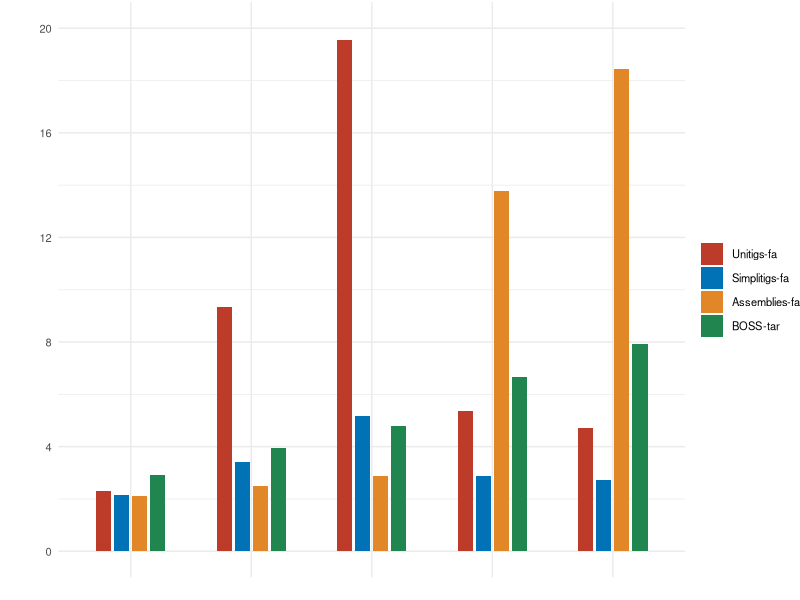

The R source for this figure: (Note: this script raises an error after producing the figure.)
#!/usr/bin/env Rscript

library(tidyverse)
library(ggsci)

w <- 6.75
h <- 3

bw <- 0.5
bd <- 0.6

theme_set(
  theme_minimal(base_family = 'Helvetica') +
    theme(
      legend.title = element_blank(),
      legend.margin = unit(x = c(0, 0, 0, 0), units = "mm"),
      plot.margin = unit(c(1.5, 0.0, 0.0, 15), "pt"),
      plot.background = element_rect(colour = "white"),
      text = element_text(size = 10),
      #panel.grid.minor = element_blank(),
      axis.text.x = element_blank()
      #axis.text.x = element_text(angle = 45)
    )
)

scale_fill_discrete <- function(...) {
  scale_fill_nejm(...)
}


df0 <- read_tsv("preprocessed_results.tsv") %>%
  mutate(method = str_replace(method, "unitigs", "Unitigs-fa")) %>%
  mutate(method = str_replace(method, "simplitigs", "Simplitigs-fa")) %>%
  mutate(method = str_replace(method, "assembly", "Assemblies-fa")) %>%
  mutate(method = str_replace(method, "boss", "BOSS-tar")) %>%
  mutate(method = factor(method, levels = c(
    "Unitigs-fa", "Simplitigs-fa", "Assemblies-fa", "BOSS-tar"
  )))

df1 <- df0 %>%
  filter(grepl('(pneumo|ngono|bombyx|hg)', experiment)) %>%
  mutate(experiment = factor(
    experiment,
    levels = c(
      "spneumoniae",
      "bombyx",
      "hg38",
      "pangenome-spneumoniae",
      "pangenome-ngonorrhoeae"
    )
  ))


df18 <- df1 %>%
  filter(compressed == T, k == 18)

df31 <- df1 %>%
  filter(compressed == T, k == 31)

df.18.31 <- df1 %>%
  filter(compressed == T) %>%
  select(-size,-kmers,-compressed) %>%
  spread(k, bits_per_kmer) %>%
  rename(`k18` = `18`, `k31` = `31`)

df.18.all <- df1 %>%
  filter(k == 18) %>%
  select(-size,-kmers,-k) %>%
  spread(compressed, bits_per_kmer) %>%
  rename(`compressed` = `TRUE`, `uncompressed` = `FALSE`)

df.31.all <- df1 %>%
  filter(k == 31) %>%
  select(-size,-kmers,-k) %>%
  spread(compressed, bits_per_kmer) %>%
  rename(`compressed` = `TRUE`, `uncompressed` = `FALSE`)

p <-
  ggplot(df18, aes(x = experiment, y = bits_per_kmer, fill = method)) +
  scale_y_continuous(breaks = seq(0, 50, 4), limits = c(0, 20)) +
  geom_bar(stat = "identity",
           width = bw,
           position = position_dodge(bd),
  ) +
  ylab("") +
  xlab("")
p + ggsave("bits_per_kmer.k18.pdf",
           width = w,
           height = h)

q <-
  ggplot(df31, aes(x = experiment, y = bits_per_kmer, fill = method)) +
  scale_y_continuous(breaks = seq(0, 50, 4), limits = c(0, 20)) +
  geom_bar(stat = "identity",
           width = bw,
           position = position_dodge(bd),
  ) +
  ylab("") +
  xlab("")
q + ggsave("bits_per_kmer.k31.pdf",
           width = w,
           height = h)


r <- ggplot(df.18.31, aes(x = experiment, fill = method)) +
  scale_y_continuous(breaks = seq(0, 50, 4), limits = c(0, 20)) +
  geom_bar(
    stat = "identity",
    width = bw,
    position = position_dodge(bd),
    aes(y = k18),
    alpha = 0.2
  ) +
  geom_bar(stat = "identity",
           width = bw,
           position = position_dodge(bd),
           aes(y = k31)) +
  ylab("") +
  xlab("")
r + ggsave("bits_per_kmer.k18_k31.pdf",
           width = w,
           height = h)


s18 <- ggplot(df.18.all, aes(x = experiment, fill = method)) +
  scale_y_continuous(
    trans = 'log2',
    breaks = 4 ^ seq(0, 50, 1),
    limits = c(1, 6000)
  ) +
  geom_bar(
    stat = "identity",
    width = bw,
    position = position_dodge(bd),
    aes(y = uncompressed),
    alpha = 0.2
  ) +
  geom_bar(
    stat = "identity",
    width = bw,
    position = position_dodge(bd),
    aes(y = compressed)
  ) +
  geom_hline(aes(yintercept=8), alpha=0.2, linetype="dashed") +
  geom_hline(aes(yintercept=2), linetype="dashed") +
  ylab("") +
  xlab("") +
  theme(legend.margin = margin(t = 4, unit = 'cm'))
s18 + ggsave("bits_per_kmer.uncompr_compr.k18.pdf",
             width = w,
             height = h)

s31 <-
  ggplot(df.31.all, aes(
    x = experiment,
    fill = method)
  ) +
  scale_y_continuous(
    trans = 'log2',
    breaks = 4 ^ seq(0, 50, 1),
    limits = c(1, 6000)
  ) +
  geom_bar(
    stat = "identity",
    width = bw,
    position = position_dodge(bd),
    aes(y = uncompressed),
    alpha = 0.2
  ) +
  geom_bar(
    stat = "identity",
    width = bw,
    position = position_dodge(bd),
    aes(y = compressed)
  ) +
  geom_hline(aes(yintercept=8), alpha=0.2, linetype="dashed") +
  geom_hline(aes(yintercept=2), linetype="dashed") +
  ylab("") +
  xlab("") +
  scale_fill_discrete(labels = c("No compr ", "xz", "", "Lower\nbound")) +
  guides(fill = guide_legend(override.aes = list(
    alpha = c(0.2, 1.0, 0.0, 0.0),
    fill = rep(1, 4),
    linetype = c(0, 0, 0, 2),
    color = c(NA, NA, NA, 1)
    #fill = rep(pal_nejm("default")(4)[1], 4)
  ))) +
  theme(legend.margin = margin(b = 4.0, r = 0.52, unit = 'cm'))
s31 + ggsave("bits_per_kmer.uncompr_compr.k31.pdf",
             width = w,
             height = h)
